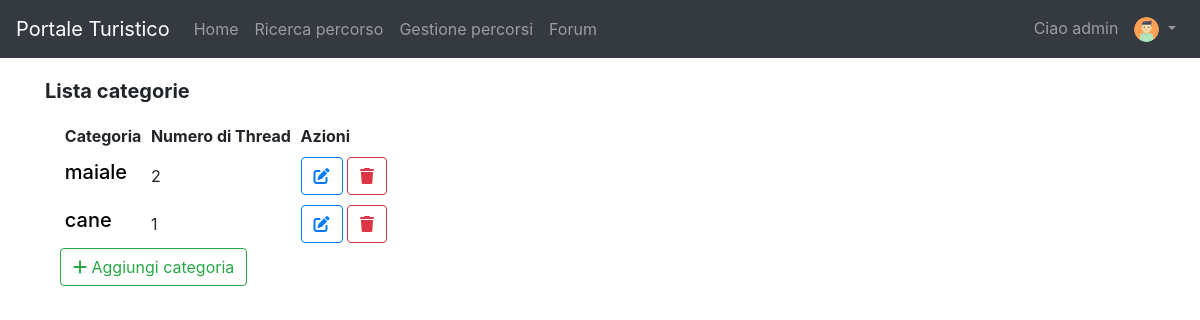
The page /forum/ (signed in) on the database its author committed.
### forum/models.py (models this page shows)
class Category(models.Model):
    title = models.CharField(max_length=30, unique=True)

### forum/views.py (the view)
# urls.py: path('', MainPageForum.as_view(), name='mainPageCategory'),
class MainPageForum(bc.LoginRequiredMixin, ListView):
    model = Category
    template_name = "mainPageForum.html"
    def get_context_data(self, **kwargs):
        context = super(MainPageForum, self).get_context_data()
        d = {}
        for cat in self.object_list:
            t = Thread.objects.filter(category=cat)
            d[cat] = t.count()
        context['category'] = d
        return context

### forum/templates/mainPageForum.html (shortened to what this page needs)
{% extends 'base.html' %}
{% block slideshow %}
    <div class="container py-4">
        <div class="col-md-12">
            <div class="row pb-2">
                <h5><b>Lista categorie</b></h5>
            </div>
            <table class="table-sm"
                   data-toggle="table"
                   data-pagination="true"
                   data-page-size="10"
                   data-search="true">
                <thead class="thead-light">
                <tr>
                    <th scope="col" data-sortable="true" data-field="category">Categoria</th>
                    <th scope="col" data-sortable="true" data-field="number_thread">Numero di Thread</th>
                    {% if user.is_staff %}
                        <th scope="col">Azioni</th>
                    {% endif %}
                </tr>
                </thead>
                <tbody>
                {% for key,value in category.items %}
                    <tr>
                        <th scope="row"><a style="color: black" href="{% url 'viewThreadCategory' key.pk %}">
                            <h5>{{ key.title }}</h5></a></th>
                        <td>{{ value }}</td>
                        {% if user.is_staff %}
                            <td>
                                <a role="button" class="btn btn-outline-primary" href="{% url 'editCategory' key.pk %}"
                                   title="Modifica categoria"><i
                                        class="fas fa-edit"></i></a>
                                <a role="button" class="btn btn-outline-danger" href="{% url 'deleteCategory' key.pk %}"
                                   title="Elimina categoria"
                                   onclick="return confirm('Vuoi davvero eliminare la categoria?')"><i
                                        class="fas fa-trash"></i></a>
                            </td>
                        {% endif %}
                    </tr>
                {% empty %}
                    <div class="alert alert-info" role="alert" style="text-align: center">
                        Nessuna categoria disponibile
                    </div>
                {% endfor %}
                </tbody>
            </table>
            {% if user.is_staff %}
                <a role="button" class="btn btn-outline-success" href="{% url 'createCategory' %}"> <i
                        class="fas fa-plus"></i> Aggiungi categoria</a>
            {% endif %}
        </div>
    </div>
{% endblock %}

### templates/base.html (shortened to what this page needs)
{% load static %}
<!doctype html>
<html lang="en">
<head>
    <link rel="stylesheet" href="https://stackpath.bootstrapcdn.com/bootstrap/4.5.0/css/bootstrap.min.css"
>
    <link rel="stylesheet" href="https://cdnjs.cloudflare.com/ajax/libs/font-awesome/4.7.0/css/font-awesome.min.css">
    <link rel="stylesheet" href="https://unpkg.com/bootstrap-table@1.16.0/dist/bootstrap-table.min.css">
    <link rel="stylesheet" href="{% static 'css/style.css' %}">
</head>
<body>
<header>
    <nav class="navbar navbar-expand-md navbar-dark fixed-top bg-dark">
        <a class="navbar-brand" href="{% url 'homepage' %}">Portale Turistico</a>
        <div class="collapse navbar-collapse" id="navbarNav">
            <ul class="navbar-nav">
                <li class="nav-item">
                    <a class="nav-link" href="{% url 'homepage' %}">Home <span class="sr-only">(current)</span></a>
                </li>
                <li class="nav-item">
                    <a class="nav-link" href="{% url 'searchPath' %}">Ricerca percorso</a>
                </li>
                {% if request.user.is_staff %}
                    <li class="nav-item">
                        <a class="nav-link" href="{% url 'showPath' %}">Gestione percorsi</a>
                    </li>
                {% endif %}
                <li class="nav-item">
                    <a class="nav-link" href="{% url 'mainPageCategory' %}">Forum</a>
                </li>
            </ul>
            {% if not user.is_authenticated %}
                <ul class="navbar-nav ml-auto">
                    <li class="nav-item">
                        <a class="nav-link" href="{% url 'login' %}">Accedi</a>
                    </li>
                    <li class="nav-item">
                        <a class="nav-link" href="{% url 'registration' %}">Registrati</a>
                    </li>
                </ul>
            {% else %}
                <ul class="navbar-nav ml-auto">
                    <li class="nav-link">Ciao {{ user.username }} </li>
                    <li class="nav-item dropdown">
                        <a class="nav-link dropdown-toggle" href="#" id="navbarDropdown" role="button"
                           data-toggle="dropdown" aria-haspopup="true" aria-expanded="false">
                            <img class="rounded-circle" width="25" height="25" src="{{ user.profile.avatar.url }}">
                        </a>
                    </li>
                </ul>
            {% endif %}
        </div>
    </nav>
    {% block slideshow %}{% endblock %}
</header>
</body>
</html>

### static/css/style.css (style rules this page uses)
body { padding-top: 55px; height: 100%; position: relative; }
html, header, .view { height: 100%; }

### rows shown on the page
Category: title "maiale", value "2"
Category: title "cane", value "1"

### other values the page prints
{{ user.username }} "admin"
